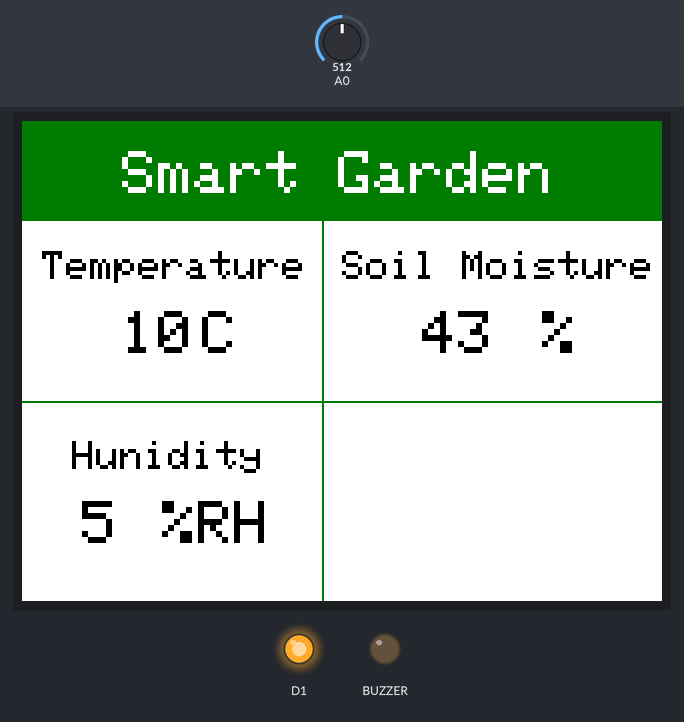
A program run on a simulated Seeed Wio Terminal. On the bench: 320×240 colour display, output pins drawn as LEDs (lit = HIGH). The inputs (shaded band) are chosen by the test bench; at power-on: A0 = 512. What the program prints to the serial monitor is not drawn.

Above: at 1.3 s.
1.4 s: A0 set to 556
At 14.3 s:
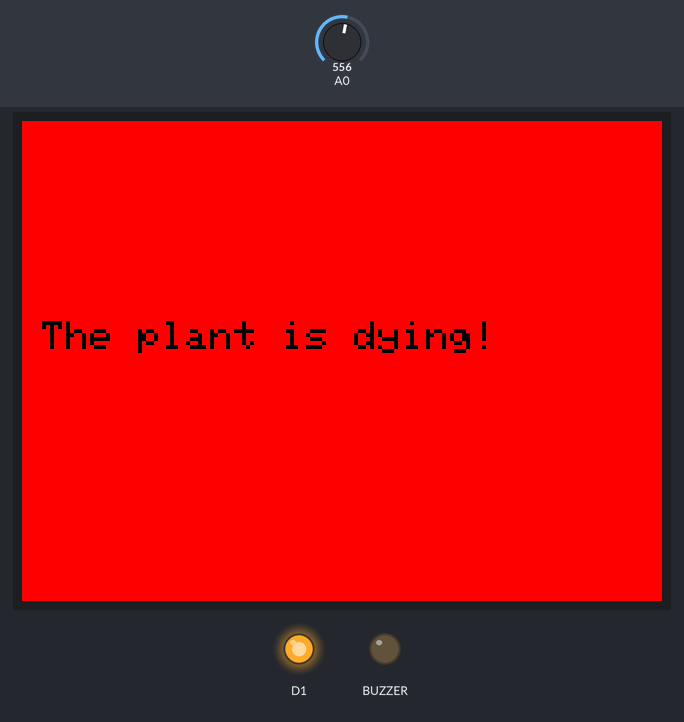
15.1 s: A0 set to 511
At 24.3 s:
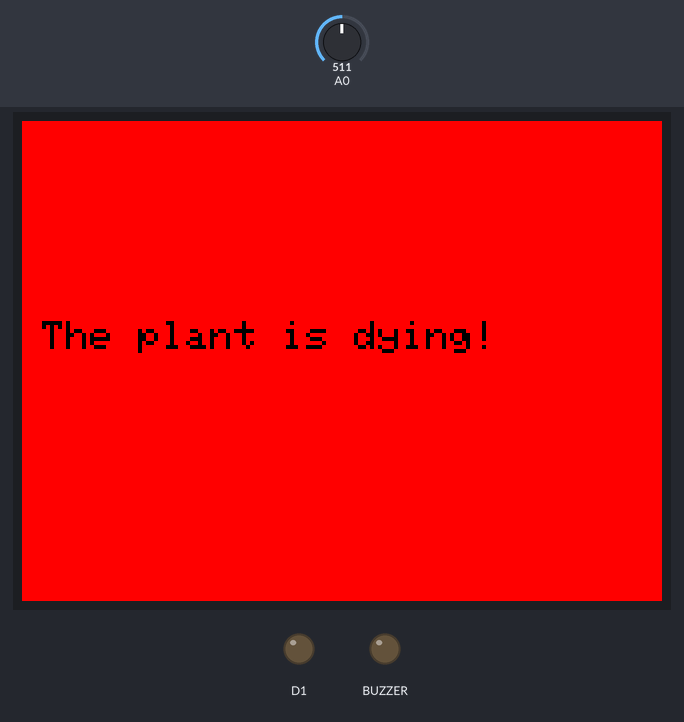
26.3 s: A0 set to 306
At 37.2 s:
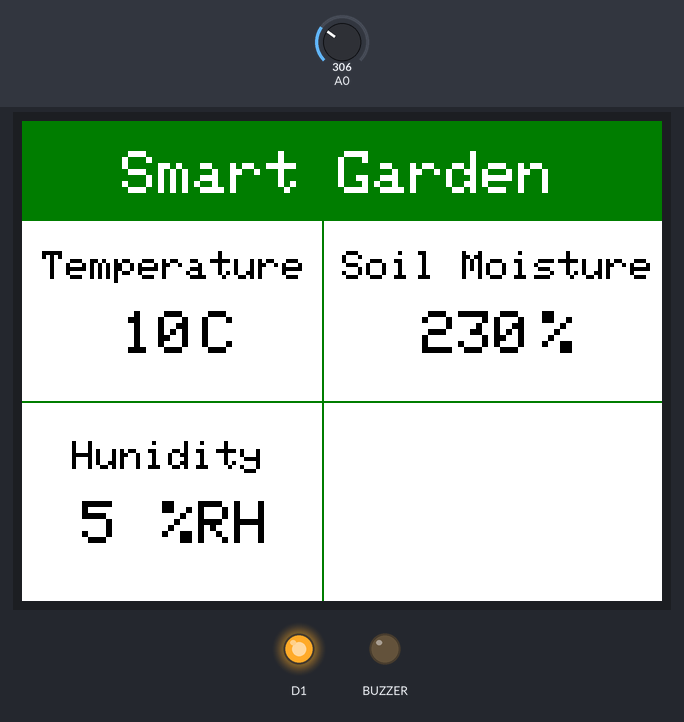
Timing chart, 0 to 38.7 s (numbered marks = the images above; inputs shaded):
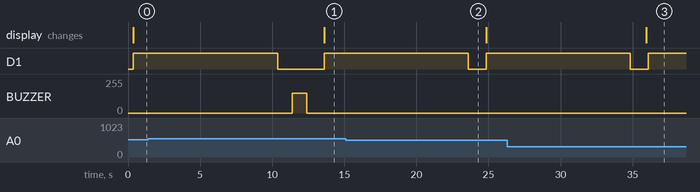

Measured:
- the behaviour switches between 538 and 539 on A0 (found by bisection; images 0 and 1)
- after the input at 1.4 s, BUZZER: 0/255 → 150/255 after 10.0 s, → 0/255 1.0 s later; the display: changes after 12.2 s (image 1)
- after the input at 15.1 s, BUZZER: stays 0/255 (without the input it goes to 150/255 after 9.5 s)
- after the input at 26.3 s, the display: changes after 9.7 s (image 3)

The program:

main.cpp
```cpp
#include <Wire.h>
#include <TFT_eSPI.h>

TFT_eSPI tft = TFT_eSPI();
TFT_eSprite spr = TFT_eSprite(&tft);

int sensorValue = 0;

void setup()
{
  pinMode(A0, INPUT);
  pinMode(WIO_BUZZER, OUTPUT);
  pinMode(D1, OUTPUT);

  Serial.begin(9600);
  Wire.begin();

  tft.begin();
  tft.setRotation(3);
  spr.createSprite(TFT_HEIGHT, TFT_WIDTH);
}

void loop()
{
  // Display soil moisture
  sensorValue = analogRead(A0);
  sensorValue = map(sensorValue, 560, 450, 0, 100);

  String cmdMessage = "Soil Moisture: " + sensorValue;
  Serial.println("Soil Moisture: ");
  Serial.print(sensorValue);
  Serial.print("%");

  int t = 10.0;
  int h = 5.0;

  // Design WIO display
  spr.fillSprite(TFT_WHITE);
  spr.fillRect(0, 0, 320, 50, TFT_DARKGREEN);
  spr.setTextColor(TFT_WHITE);
  spr.setTextSize(3);
  spr.drawString("Smart Garden", 50, 15);

  spr.drawFastVLine(150, 50, 190, TFT_DARKGREEN);
  spr.drawFastHLine(0, 140, 320, TFT_DARKGREEN);

  // Display temperature
  spr.setTextColor(TFT_BLACK);
  spr.setTextSize(2);
  spr.drawString("Temperature", 10, 65);
  spr.setTextSize(3);
  spr.drawNumber(t, 50, 95);
  spr.drawString("C", 90, 95);

  // Display humidity
  spr.setTextSize(2);
  spr.drawString("Hunidity", 25, 160);
  spr.setTextSize(3);
  spr.drawNumber(h, 30, 190);
  spr.drawString("%RH", 70, 190);

  spr.setTextSize(2);
  spr.drawString("Soil Moisture", 160, 65);
  spr.setTextSize(3);
  spr.drawNumber(sensorValue, 200, 95);
  spr.drawString("%", 260, 95);

  if (sensorValue < 20)
  {
    spr.setTextSize(2);
    spr.fillSprite(TFT_RED);
    spr.drawString("The plant is dying!", 10, 100);
    analogWrite(WIO_BUZZER, 150);
    delay(1000);
    analogWrite(WIO_BUZZER, 0);
    delay(1000);
  }

  spr.pushSprite(0, 0); // Push to LCD

  // Water pump
  digitalWrite(D1, HIGH);
  delay(10000);
  digitalWrite(D1, LOW);
  delay(1000);
}
```
